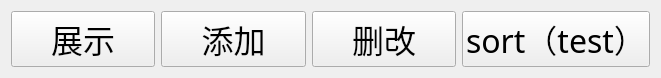
    <widget class="QWidget" name="horizontalLayoutWidget">
     <property name="geometry">
      <rect>
       <x>60</x>
       <y>510</y>
       <width>661</width>
       <height>51</height>
      </rect>
     </property>
     <layout class="QHBoxLayout" name="horizontalLayout_2">
      <item>
       <widget class="QPushButton" name="btn_showHW_2">
        <property name="font">
         <font>
          <family>华文行楷</family>
          <pointsize>24</pointsize>
         </font>
        </property>
        <property name="text">
         <string>展示</string>
        </property>
       </widget>
      </item>
      <item>
       <widget class="QPushButton" name="btn_addHW_2">
        <property name="font">
         <font>
          <family>华文行楷</family>
          <pointsize>24</pointsize>
         </font>
        </property>
        <property name="text">
         <string>添加</string>
        </property>
       </widget>
      </item>
      <item>
       <widget class="QPushButton" name="btn_changeHW_2">
        <property name="font">
         <font>
          <family>华文行楷</family>
          <pointsize>24</pointsize>
         </font>
        </property>
        <property name="text">
         <string>删改</string>
        </property>
       </widget>
      </item>
      <item>
       <widget class="QPushButton" name="pushButton_3">
        <property name="font">
         <font>
          <family>华文行楷</family>
          <pointsize>24</pointsize>
         </font>
        </property>
        <property name="text">
         <string>sort（test）</string>
        </property>
       </widget>
      </item>
     </layout>
     <zorder>btn_changeHW_2</zorder>
     <zorder>btn_showHW_2</zorder>
     <zorder>btn_addHW_2</zorder>
     <zorder>pushButton_3</zorder>
    </widget>
